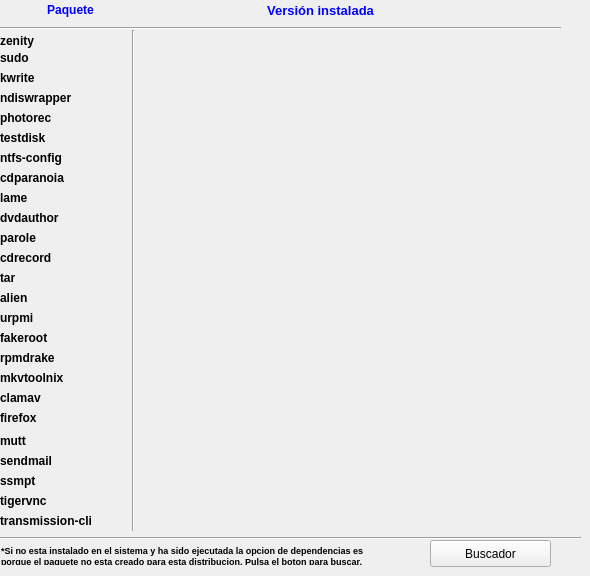
     <widget class="QWidget" name="tab_4">
      <attribute name="icon">
       <iconset resource="recoverdrake.qrc">
        <normaloff>:/Imagenes/rpm.png</normaloff>:/Imagenes/rpm.png</iconset>
      </attribute>
      <attribute name="title">
       <string>Dependencias (1/3)</string>
      </attribute>
      <widget class="QLabel" name="label_16">
       <property name="geometry">
        <rect>
         <x>0</x>
         <y>30</y>
         <width>91</width>
         <height>21</height>
        </rect>
       </property>
       <property name="font">
        <font>
         <weight>75</weight>
         <bold>true</bold>
        </font>
       </property>
       <property name="text">
        <string>zenity</string>
       </property>
      </widget>
      <widget class="QLabel" name="label_17">
       <property name="geometry">
        <rect>
         <x>10</x>
         <y>-5</y>
         <width>121</width>
         <height>31</height>
        </rect>
       </property>
       <property name="text">
        <string>&lt;!DOCTYPE HTML PUBLIC &quot;-//W3C//DTD HTML 4.0//EN&quot; &quot;http://www.w3.org/TR/REC-html40/strict.dtd&quot;&gt;
&lt;html&gt;&lt;head&gt;&lt;meta name=&quot;qrichtext&quot; content=&quot;1&quot; /&gt;&lt;style type=&quot;text/css&quot;&gt;
p, li { white-space: pre-wrap; }
&lt;/style&gt;&lt;/head&gt;&lt;body style=&quot; font-family:'Sans Serif'; font-size:9pt; font-weight:400; font-style:normal;&quot;&gt;
&lt;p align=&quot;center&quot; style=&quot; margin-top:0px; margin-bottom:0px; margin-left:0px; margin-right:0px; -qt-block-indent:0; text-indent:0px;&quot;&gt;&lt;span style=&quot; font-weight:600; color:#0000ff;&quot;&gt;Paquete&lt;/span&gt;&lt;/p&gt;&lt;/body&gt;&lt;/html&gt;</string>
       </property>
      </widget>
      <widget class="QLabel" name="label_18">
       <property name="geometry">
        <rect>
         <x>150</x>
         <y>-5</y>
         <width>341</width>
         <height>31</height>
        </rect>
       </property>
       <property name="text">
        <string>&lt;!DOCTYPE HTML PUBLIC &quot;-//W3C//DTD HTML 4.0//EN&quot; &quot;http://www.w3.org/TR/REC-html40/strict.dtd&quot;&gt;
&lt;html&gt;&lt;head&gt;&lt;meta name=&quot;qrichtext&quot; content=&quot;1&quot; /&gt;&lt;style type=&quot;text/css&quot;&gt;
p, li { white-space: pre-wrap; }
&lt;/style&gt;&lt;/head&gt;&lt;body style=&quot; font-family:'Sans Serif'; font-size:9pt; font-weight:400; font-style:normal;&quot;&gt;
&lt;p align=&quot;center&quot; style=&quot; margin-top:0px; margin-bottom:0px; margin-left:0px; margin-right:0px; -qt-block-indent:0; text-indent:0px;&quot;&gt;&lt;span style=&quot; font-size:10pt; font-weight:600; color:#0000ff;&quot;&gt;Versión instalada&lt;/span&gt;&lt;/p&gt;&lt;/body&gt;&lt;/html&gt;</string>
       </property>
      </widget>
      <widget class="Line" name="line">
       <property name="geometry">
        <rect>
         <x>123</x>
         <y>30</y>
         <width>20</width>
         <height>501</height>
        </rect>
       </property>
       <property name="orientation">
        <enum>Qt::Vertical</enum>
       </property>
      </widget>
      <widget class="Line" name="line_2">
       <property name="geometry">
        <rect>
         <x>0</x>
         <y>20</y>
         <width>561</width>
         <height>16</height>
        </rect>
       </property>
       <property name="orientation">
        <enum>Qt::Horizontal</enum>
       </property>
      </widget>
      <widget class="QLabel" name="label_19">
       <property name="geometry">
        <rect>
         <x>140</x>
         <y>30</y>
         <width>361</width>
         <height>16</height>
        </rect>
       </property>
       <property name="text">
        <string/>
       </property>
      </widget>
      <widget class="QLabel" name="label_20">
       <property name="geometry">
        <rect>
         <x>0</x>
         <y>50</y>
         <width>91</width>
         <height>16</height>
        </rect>
       </property>
       <property name="font">
        <font>
         <weight>75</weight>
         <bold>true</bold>
        </font>
       </property>
       <property name="text">
        <string>sudo</string>
       </property>
      </widget>
      <widget class="QLabel" name="label_21">
       <property name="geometry">
        <rect>
         <x>140</x>
         <y>50</y>
         <width>361</width>
         <height>16</height>
        </rect>
       </property>
       <property name="text">
        <string/>
       </property>
      </widget>
      <widget class="QLabel" name="label_22">
       <property name="geometry">
        <rect>
         <x>0</x>
         <y>70</y>
         <width>91</width>
         <height>16</height>
        </rect>
       </property>
       <property name="font">
        <font>
         <weight>75</weight>
         <bold>true</bold>
        </font>
       </property>
       <property name="text">
        <string>kwrite</string>
       </property>
      </widget>
      <widget class="QLabel" name="label_23">
       <property name="geometry">
        <rect>
         <x>140</x>
         <y>70</y>
         <width>361</width>
         <height>16</height>
        </rect>
       </property>
       <property name="text">
        <string/>
       </property>
      </widget>
      <widget class="QLabel" name="label_24">
       <property name="geometry">
        <rect>
         <x>0</x>
         <y>90</y>
         <width>91</width>
         <height>16</height>
        </rect>
       </property>
       <property name="font">
        <font>
         <weight>75</weight>
         <bold>true</bold>
        </font>
       </property>
       <property name="text">
        <string>ndiswrapper</string>
       </property>
      </widget>
      <widget class="QLabel" name="label_25">
       <property name="geometry">
        <rect>
         <x>140</x>
         <y>90</y>
         <width>361</width>
         <height>16</height>
        </rect>
       </property>
       <property name="text">
        <string/>
       </property>
      </widget>
      <widget class="QLabel" name="label_26">
       <property name="geometry">
        <rect>
         <x>0</x>
         <y>110</y>
         <width>91</width>
         <height>16</height>
        </rect>
       </property>
       <property name="font">
        <font>
         <weight>75</weight>
         <bold>true</bold>
        </font>
       </property>
       <property name="text">
        <string>photorec</string>
       </property>
      </widget>
      <widget class="QLabel" name="label_27">
       <property name="geometry">
        <rect>
         <x>140</x>
         <y>110</y>
         <width>361</width>
         <height>16</height>
        </rect>
       </property>
       <property name="text">
        <string/>
       </property>
      </widget>
      <widget class="QLabel" name="label_28">
       <property name="geometry">
        <rect>
         <x>0</x>
         <y>130</y>
         <width>91</width>
         <height>16</height>
        </rect>
       </property>
       <property name="font">
        <font>
         <weight>75</weight>
         <bold>true</bold>
        </font>
       </property>
       <property name="text">
        <string>testdisk</string>
       </property>
      </widget>
      <widget class="QLabel" name="label_29">
       <property name="geometry">
        <rect>
         <x>140</x>
         <y>130</y>
         <width>361</width>
         <height>16</height>
        </rect>
       </property>
       <property name="text">
        <string/>
       </property>
      </widget>
      <widget class="QLabel" name="label_30">
       <property name="geometry">
        <rect>
         <x>0</x>
         <y>150</y>
         <width>91</width>
         <height>16</height>
        </rect>
       </property>
       <property name="font">
        <font>
         <weight>75</weight>
         <bold>true</bold>
        </font>
       </property>
       <property name="text">
        <string>ntfs-config</string>
       </property>
      </widget>
      <widget class="QLabel" name="label_31">
       <property name="geometry">
        <rect>
         <x>140</x>
         <y>150</y>
         <width>361</width>
         <height>16</height>
        </rect>
       </property>
       <property name="text">
        <string/>
       </property>
      </widget>
      <widget class="QLabel" name="label_32">
       <property name="geometry">
        <rect>
         <x>0</x>
         <y>170</y>
         <width>91</width>
         <height>16</height>
        </rect>
       </property>
       <property name="font">
        <font>
         <weight>75</weight>
         <bold>true</bold>
        </font>
       </property>
       <property name="text">
        <string>cdparanoia</string>
       </property>
      </widget>
      <widget class="QLabel" name="label_33">
       <property name="geometry">
        <rect>
         <x>140</x>
         <y>170</y>
         <width>361</width>
         <height>16</height>
        </rect>
       </property>
       <property name="text">
        <string/>
       </property>
      </widget>
      <widget class="QLabel" name="label_34">
       <property name="geometry">
        <rect>
         <x>0</x>
         <y>190</y>
         <width>91</width>
         <height>16</height>
        </rect>
       </property>
       <property name="font">
        <font>
         <weight>75</weight>
         <bold>true</bold>
        </font>
       </property>
       <property name="text">
        <string>lame</string>
       </property>
      </widget>
      <widget class="QLabel" name="label_35">
       <property name="geometry">
        <rect>
         <x>140</x>
         <y>190</y>
         <width>361</width>
         <height>16</height>
        </rect>
       </property>
       <property name="text">
        <string/>
       </property>
      </widget>
      <widget class="QLabel" name="label_36">
       <property name="geometry">
        <rect>
         <x>0</x>
         <y>210</y>
         <width>91</width>
         <height>16</height>
        </rect>
       </property>
       <property name="font">
        <font>
         <weight>75</weight>
         <bold>true</bold>
        </font>
       </property>
       <property name="text">
        <string>dvdauthor</string>
       </property>
      </widget>
      <widget class="QLabel" name="label_37">
       <property name="geometry">
        <rect>
         <x>140</x>
         <y>210</y>
         <width>361</width>
         <height>16</height>
        </rect>
       </property>
       <property name="text">
        <string/>
       </property>
      </widget>
      <widget class="QLabel" name="label_38">
       <property name="geometry">
        <rect>
         <x>0</x>
         <y>230</y>
         <width>91</width>
         <height>16</height>
        </rect>
       </property>
       <property name="font">
        <font>
         <weight>75</weight>
         <bold>true</bold>
        </font>
       </property>
       <property name="text">
        <string>parole</string>
       </property>
      </widget>
      <widget class="QLabel" name="label_39">
       <property name="geometry">
        <rect>
         <x>140</x>
         <y>230</y>
         <width>361</width>
         <height>16</height>
        </rect>
       </property>
       <property name="text">
        <string/>
       </property>
      </widget>
      <widget class="QLabel" name="label_40">
       <property name="geometry">
        <rect>
         <x>0</x>
         <y>250</y>
         <width>91</width>
         <height>16</height>
        </rect>
       </property>
       <property name="font">
        <font>
         <weight>75</weight>
         <bold>true</bold>
        </font>
       </property>
       <property name="text">
        <string>cdrecord</string>
       </property>
      </widget>
      <widget class="QLabel" name="label_41">
       <property name="geometry">
        <rect>
         <x>140</x>
         <y>250</y>
         <width>361</width>
         <height>16</height>
        </rect>
       </property>
       <property name="text">
        <string/>
       </property>
      </widget>
      <widget class="QLabel" name="label_42">
       <property name="geometry">
        <rect>
         <x>0</x>
         <y>270</y>
         <width>91</width>
         <height>16</height>
        </rect>
       </property>
       <property name="font">
        <font>
         <weight>75</weight>
         <bold>true</bold>
        </font>
       </property>
       <property name="text">
        <string>tar</string>
       </property>
      </widget>
      <widget class="QLabel" name="label_43">
       <property name="geometry">
        <rect>
         <x>140</x>
         <y>270</y>
         <width>361</width>
         <height>16</height>
        </rect>
       </property>
       <property name="text">
        <string/>
       </property>
      </widget>
      <widget class="QLabel" name="label_44">
       <property name="geometry">
        <rect>
         <x>0</x>
         <y>290</y>
         <width>91</width>
         <height>16</height>
        </rect>
       </property>
       <property name="font">
        <font>
         <weight>75</weight>
         <bold>true</bold>
        </font>
       </property>
       <property name="text">
        <string>alien</string>
       </property>
      </widget>
      <widget class="QLabel" name="label_45">
       <property name="geometry">
        <rect>
         <x>140</x>
         <y>290</y>
         <width>361</width>
         <height>16</height>
        </rect>
       </property>
       <property name="text">
        <string/>
       </property>
      </widget>
      <widget class="QLabel" name="label_46">
       <property name="geometry">
        <rect>
         <x>0</x>
         <y>310</y>
         <width>91</width>
         <height>16</height>
        </rect>
       </property>
       <property name="font">
        <font>
         <weight>75</weight>
         <bold>true</bold>
        </font>
       </property>
       <property name="text">
        <string>urpmi</string>
       </property>
      </widget>
      <widget class="QLabel" name="label_47">
       <property name="geometry">
        <rect>
         <x>140</x>
         <y>310</y>
         <width>361</width>
         <height>16</height>
        </rect>
       </property>
       <property name="text">
        <string/>
       </property>
      </widget>
      <widget class="QLabel" name="label_48">
       <property name="geometry">
        <rect>
         <x>0</x>
         <y>330</y>
         <width>91</width>
         <height>16</height>
        </rect>
       </property>
       <property name="font">
        <font>
         <weight>75</weight>
         <bold>true</bold>
        </font>
       </property>
       <property name="text">
        <string>fakeroot</string>
       </property>
      </widget>
      <widget class="QLabel" name="label_49">
       <property name="geometry">
        <rect>
         <x>140</x>
         <y>330</y>
         <width>361</width>
         <height>16</height>
        </rect>
       </property>
       <property name="text">
        <string/>
       </property>
      </widget>
      <widget class="QLabel" name="label_50">
       <property name="geometry">
        <rect>
         <x>0</x>
         <y>350</y>
         <width>91</width>
         <height>16</height>
        </rect>
       </property>
       <property name="font">
        <font>
         <weight>75</weight>
         <bold>true</bold>
        </font>
       </property>
       <property name="text">
        <string>rpmdrake</string>
       </property>
      </widget>
      <widget class="QLabel" name="label_51">
       <property name="geometry">
        <rect>
         <x>140</x>
         <y>350</y>
         <width>361</width>
         <height>16</height>
        </rect>
       </property>
       <property name="text">
        <string/>
       </property>
      </widget>
      <widget class="QLabel" name="label_52">
       <property name="geometry">
        <rect>
         <x>0</x>
         <y>370</y>
         <width>91</width>
         <height>16</height>
        </rect>
       </property>
       <property name="font">
        <font>
         <weight>75</weight>
         <bold>true</bold>
        </font>
       </property>
       <property name="text">
        <string>mkvtoolnix</string>
       </property>
      </widget>
      <widget class="QLabel" name="label_53">
       <property name="geometry">
        <rect>
         <x>140</x>
         <y>370</y>
         <width>361</width>
         <height>16</height>
        </rect>
       </property>
       <property name="text">
        <string/>
       </property>
      </widget>
      <widget class="QLabel" name="label_54">
       <property name="geometry">
        <rect>
         <x>0</x>
         <y>390</y>
         <width>91</width>
         <height>16</height>
        </rect>
       </property>
       <property name="font">
        <font>
         <weight>75</weight>
         <bold>true</bold>
        </font>
       </property>
       <property name="text">
        <string>clamav</string>
       </property>
      </widget>
      <widget class="QLabel" name="label_55">
       <property name="geometry">
        <rect>
         <x>140</x>
         <y>390</y>
         <width>361</width>
         <height>16</height>
        </rect>
       </property>
       <property name="text">
        <string/>
       </property>
      </widget>
      <widget class="Line" name="line_11">
       <property name="geometry">
        <rect>
         <x>0</x>
         <y>530</y>
         <width>581</width>
         <height>16</height>
        </rect>
       </property>
       <property name="orientation">
        <enum>Qt::Horizontal</enum>
       </property>
      </widget>
      <widget class="QLabel" name="label_164">
       <property name="geometry">
        <rect>
         <x>0</x>
         <y>407</y>
         <width>120</width>
         <height>21</height>
        </rect>
       </property>
       <property name="font">
        <font>
         <weight>75</weight>
         <bold>true</bold>
        </font>
       </property>
       <property name="text">
        <string>firefox</string>
       </property>
      </widget>
      <widget class="QLabel" name="label_165">
       <property name="geometry">
        <rect>
         <x>140</x>
         <y>407</y>
         <width>361</width>
         <height>21</height>
        </rect>
       </property>
       <property name="text">
        <string/>
       </property>
      </widget>
      <widget class="QLabel" name="label_154">
       <property name="geometry">
        <rect>
         <x>0</x>
         <y>450</y>
         <width>91</width>
         <height>21</height>
        </rect>
       </property>
       <property name="font">
        <font>
         <weight>75</weight>
         <bold>true</bold>
        </font>
       </property>
       <property name="text">
        <string>sendmail</string>
       </property>
      </widget>
      <widget class="QLabel" name="label_159">
       <property name="geometry">
        <rect>
         <x>0</x>
         <y>490</y>
         <width>91</width>
         <height>21</height>
        </rect>
       </property>
       <property name="font">
        <font>
         <weight>75</weight>
         <bold>true</bold>
        </font>
       </property>
       <property name="text">
        <string>tigervnc</string>
       </property>
      </widget>
      <widget class="QLabel" name="label_158">
       <property name="geometry">
        <rect>
         <x>140</x>
         <y>490</y>
         <width>361</width>
         <height>21</height>
        </rect>
       </property>
       <property name="text">
        <string/>
       </property>
      </widget>
      <widget class="QLabel" name="label_153">
       <property name="geometry">
        <rect>
         <x>0</x>
         <y>430</y>
         <width>91</width>
         <height>21</height>
        </rect>
       </property>
       <property name="font">
        <font>
         <weight>75</weight>
         <bold>true</bold>
        </font>
       </property>
       <property name="text">
        <string>mutt</string>
       </property>
      </widget>
      <widget class="QLabel" name="label_157">
       <property name="geometry">
        <rect>
         <x>140</x>
         <y>470</y>
         <width>361</width>
         <height>21</height>
        </rect>
       </property>
       <property name="text">
        <string/>
       </property>
      </widget>
      <widget class="QLabel" name="label_160">
       <property name="geometry">
        <rect>
         <x>140</x>
         <y>510</y>
         <width>361</width>
         <height>21</height>
        </rect>
       </property>
       <property name="text">
        <string/>
       </property>
      </widget>
      <widget class="QLabel" name="label_152">
       <property name="geometry">
        <rect>
         <x>140</x>
         <y>430</y>
         <width>361</width>
         <height>21</height>
        </rect>
       </property>
       <property name="text">
        <string/>
       </property>
      </widget>
      <widget class="QLabel" name="label_155">
       <property name="geometry">
        <rect>
         <x>140</x>
         <y>450</y>
         <width>361</width>
         <height>21</height>
        </rect>
       </property>
       <property name="text">
        <string/>
       </property>
      </widget>
      <widget class="QLabel" name="label_156">
       <property name="geometry">
        <rect>
         <x>0</x>
         <y>470</y>
         <width>91</width>
         <height>21</height>
        </rect>
       </property>
       <property name="font">
        <font>
         <weight>75</weight>
         <bold>true</bold>
        </font>
       </property>
       <property name="text">
        <string>ssmpt</string>
       </property>
      </widget>
      <widget class="QLabel" name="label_161">
       <property name="geometry">
        <rect>
         <x>0</x>
         <y>510</y>
         <width>120</width>
         <height>21</height>
        </rect>
       </property>
       <property name="font">
        <font>
         <weight>75</weight>
         <bold>true</bold>
        </font>
       </property>
       <property name="text">
        <string>transmission-cli</string>
       </property>
      </widget>
      <widget class="QLabel" name="label_169">
       <property name="geometry">
        <rect>
         <x>1</x>
         <y>545</y>
         <width>431</width>
         <height>20</height>
        </rect>
       </property>
       <property name="font">
        <font>
         <pointsize>7</pointsize>
         <weight>75</weight>
         <bold>true</bold>
        </font>
       </property>
       <property name="text">
        <string>&lt;!DOCTYPE HTML PUBLIC &quot;-//W3C//DTD HTML 4.0//EN&quot; &quot;http://www.w3.org/TR/REC-html40/strict.dtd&quot;&gt;
&lt;html&gt;&lt;head&gt;&lt;meta name=&quot;qrichtext&quot; content=&quot;1&quot; /&gt;&lt;style type=&quot;text/css&quot;&gt;
p, li { white-space: pre-wrap; }
&lt;/style&gt;&lt;/head&gt;&lt;body style=&quot; font-family:'Sans'; font-size:7pt; font-weight:600; font-style:normal;&quot;&gt;
&lt;p align=&quot;justify&quot; style=&quot; margin-top:0px; margin-bottom:0px; margin-left:0px; margin-right:0px; -qt-block-indent:0; text-indent:0px;&quot;&gt;&lt;span style=&quot; font-family:'Sans Serif';&quot;&gt;*Si no esta instalado en el sistema y ha sido ejecutada la opcion de dependencias es&lt;/span&gt;&lt;/p&gt;
&lt;p align=&quot;justify&quot; style=&quot; margin-top:0px; margin-bottom:0px; margin-left:0px; margin-right:0px; -qt-block-indent:0; text-indent:0px;&quot;&gt;&lt;span style=&quot; font-family:'Sans Serif';&quot;&gt;porque el paquete no esta creado para esta distribucion. Pulsa el boton para buscar.&lt;/span&gt;&lt;/p&gt;&lt;/body&gt;&lt;/html&gt;</string>
       </property>
       <property name="alignment">
        <set>Qt::AlignLeading|Qt::AlignLeft|Qt::AlignTop</set>
       </property>
      </widget>
      <widget class="QPushButton" name="pushButton_11">
       <property name="geometry">
        <rect>
         <x>430</x>
         <y>540</y>
         <width>121</width>
         <height>27</height>
        </rect>
       </property>
       <property name="text">
        <string>Buscador</string>
       </property>
       <property name="icon">
        <iconset resource="recoverdrake.qrc">
         <normaloff>:/Imagenes/lupaO.png</normaloff>:/Imagenes/lupaO.png</iconset>
       </property>
       <property name="iconSize">
        <size>
         <width>25</width>
         <height>25</height>
        </size>
       </property>
      </widget>
     </widget>
